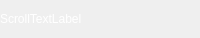
<?xml version="1.0" encoding="UTF-8"?>
<ui version="4.0">
 <class>ScrollLabelEx</class>
 <widget class="QWidget" name="ScrollLabelEx">
  <property name="geometry">
   <rect>
    <x>0</x>
    <y>0</y>
    <width>200</width>
    <height>38</height>
   </rect>
  </property>
  <property name="windowTitle">
   <string>Form</string>
  </property>
  <widget class="QWidget" name="containwidget" native="true">
   <property name="geometry">
    <rect>
     <x>0</x>
     <y>0</y>
     <width>200</width>
     <height>38</height>
    </rect>
   </property>
   <widget class="QLabel" name="textlabel">
    <property name="geometry">
     <rect>
      <x>0</x>
      <y>0</y>
      <width>1000</width>
      <height>38</height>
     </rect>
    </property>
    <property name="styleSheet">
     <string notr="true">font: 13pt &quot;Arial&quot;;
color: rgb(255, 255, 255);</string>
    </property>
    <property name="text">
     <string>ScrollTextLabel</string>
    </property>
   </widget>
  </widget>
 </widget>
 <resources/>
 <connections/>
</ui>
